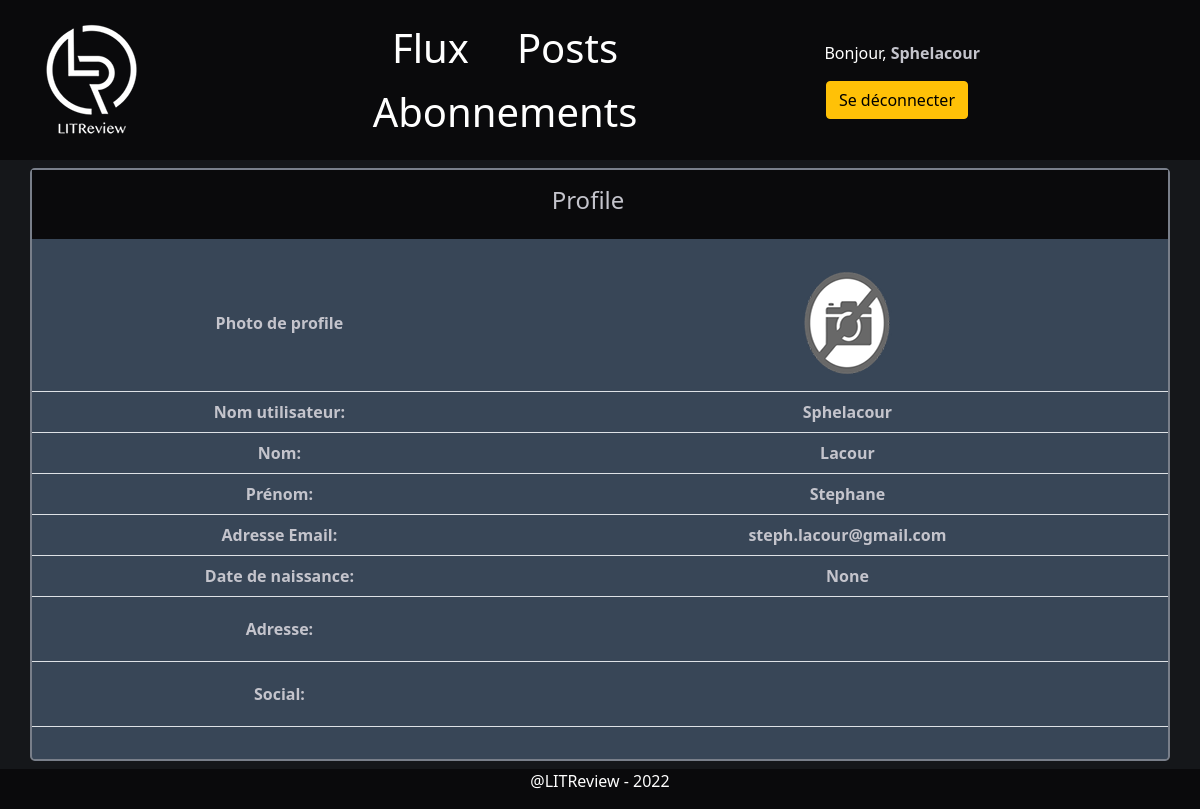
/accounts/profile/2/ (signed in), run on the app's committed database.
### accounts/models.py (models this page shows, shortened)
class CustomUser(AbstractBaseUser):
    class GenderChoices(models.TextChoices):
        HOMME = 'HOMME', _('HOMME')
        FEMME = 'FEMME', _('FEMME')
    class Meta:
        verbose_name = "Utilisateur"
        verbose_name_plural = "Utilisateurs"
    first_name = models.CharField(max_length=150, blank=False, validators=[ASCIIUsernameValidator], verbose_name="Nom")
    last_name = models.CharField(max_length=150, blank=False, validators=[ASCIIUsernameValidator],
                                 verbose_name="Prenom")
    nick_name = models.CharField(max_length=150, blank=True, unique=True, validators=[UnicodeUsernameValidator],
                                 verbose_name="Nom d'utilisateur (Public)")
    date_of_birth = models.DateTimeField(blank=True, null=True, verbose_name="Date de naissance")
    gender = models.PositiveSmallIntegerField(choices=GenderChoices.choices, blank=True, null=True)
    address = models.CharField(max_length=500, blank=True, verbose_name="Adresse")
    zip_code = models.CharField(max_length=15, blank=True, verbose_name="Code postal")
    city = models.CharField(max_length=150, blank=True, verbose_name="Ville")
    email = models.EmailField(max_length=254, unique=True, verbose_name="Adresse email")
    profile_picture = models.ImageField(upload_to=rename_picture, default="no_profile_picture.png")
    social_1 = models.CharField(max_length=150, blank=True, validators=[ASCIIUsernameValidator],
                                verbose_name="Réseau Social #1")
    social_2 = models.CharField(max_length=150, blank=True, validators=[ASCIIUsernameValidator],
                                verbose_name="Réseau Social #2")
    social_3 = models.CharField(max_length=150, blank=True, validators=[ASCIIUsernameValidator],
                                verbose_name="Réseau Social #3")
    date_joined = models.DateTimeField(default=timezone.now, verbose_name="Date d\'inscription")
    is_active = models.BooleanField(default=True)
    is_staff = models.BooleanField(default=False, verbose_name='Membre du staff') #pour interface administration
    is_admin = models.BooleanField(default=False) #droit d'administration
    USERNAME_FIELD = "email"
    REQUIRED_FIELDS = ['nick_name']
    objects = CustomUserManager()
    def __str__(self):
        return f"{self.nick_name}"
    @property
    def is_staff(self):
        return self.is_admin

### accounts/views.py (the view)
# urls.py: path('profile/<int:pk>/', Profile.as_view(), name="profile"),
class Profile(LoginRequiredMixin, DetailView):
    model = CustomUser
    template_name = "registration/profile.html"
    def get(self, request, *args, **kwargs):
        if self.request.user.id == kwargs['pk']:
            return super().get(request, *args, **kwargs)
        else:
            return redirect('blog:flux')
    def get_context_data(self, **kwargs):
        context = super().get_context_data(**kwargs)
        context['user_info'] = CustomUser.objects.get(pk=self.object.pk)
        return context

### accounts/templates/registration/profile.html (shortened to what this page needs)
{% extends 'base_accounts.html' %}
{% load static %}
{% block subtitle %}
    <div id="post-header" class="row align-items-center py-3">
        <div id="post" class="row text-center"><h4>Profile</h4></div>
    </div>
{% endblock %}
{% block login %}
    <table id="post" class="table table-hover align-middle">
        <tbody>
        <tr>
            <th>Photo de profile</th>
            <th><img src="{% get_media_prefix %}{{ user.profile_picture }}" alt=""></th>
        </tr>
        <tr>
            <th>Nom utilisateur:</th>
            <th>{{ user_info.nick_name }}</th>
        </tr>
        <tr>
            <th>Nom:</th>
            <th>{{ user_info.first_name }}</th>
        </tr>
        <tr>
            <th>Prénom:</th>
            <th>{{ user_info.last_name }}</th>
        </tr>
        <tr>
            <th>Adresse Email:</th>
            <th>{{ user_info.email }}</th>
        </tr>
        <tr>
            <th>Date de naissance:</th>
            <th>{{ user_info.date_of_birth }}</th>
        </tr>
        <tr>
            <th>Adresse:</th>
            <th>
                <br>
                <br>
            </th>
        </tr>
        <tr>
            <th>Social:</th>
            <th>
                <br>
                <br>
            </th>
        </tr>
        </tbody>
    </table>
{% endblock %}

### templates/navbar.html
{% load static %}
<nav id="navbar" class="nav">
    <div class="container">
        <div class="row align-items-center">
            <div class="col-2">
                <a href="{% url 'blog:flux' %}" class="" id="logo">
                    <img class="logo" src="{% static '/logo/logo_pp.png' %}"/>
                </a>
            </div>
            <div class="col-6">
                <ul class="nav justify-content-center  display-6">
                    <li class="nav-item mx-3">
                        <a href="{% url 'blog:flux' %}" class="nav-link active px-2 text-white">Flux</a>
                    </li>
                    <li class="nav-item mx-3">
                        <a href="{% url 'blog:my-post' %}" class="nav-link px-2 text-white">Posts</a>
                    </li>
                    <li class="nav-item mx-3">
                        <a href="{% url 'followers:get-users' %}" class="nav-link px-2 text-white">Abonnements</a>
                    </li>
                </ul>
            </div>
            <div class="col-4 text-end">
                {% if user.is_authenticated %}
                    <div id="user-link" class="col-6">
                        Bonjour,
                        <a href="{% url 'accounts:profile' pk=user.id %}"><strong>{{ request.user }}</strong></a>
                    </div>
                    <div class="row text-end">
                        <div class="col-6 mt-3">
                            <a href="{% url 'accounts:logout' %}" type="button" class="btn btn-warning">Se déconnecter</a>
                {% else %}
                            <a href="{% url 'accounts:login' %}" type="button" class="btn btn-outline-light me-2">Se connecter</a>
                            <a href="{% url 'accounts:signup' %}" type="button" class="btn btn-warning">S'inscrire</a>
                {% endif %}
                        </div>
                    </div>
            </div>
        </div>
    </div>
</nav>

### flux/static/css/style.css (style rules this page uses)
html { max-width: 100%; }
body { background-color: #15171a; }
#post-header { background-color: #0a0a0c; }
#post { color: #c4c4cc; }
#user-link a { text-decoration: none; color: #c4c4cc; }

### data on the page
CustomUser: user "Sphelacour", profile_picture (picture), nick_name "Sphelacour", first_name "Lacour", last_name "Stephane", email "steph.lacour@gmail.com", date_of_birth "None"
